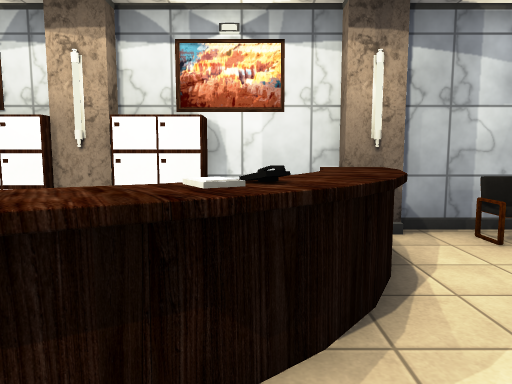
View 1 (above)

17 first-person views from a walk through a 3-D level made in the Unity game engine. The camera is 1.4 m above the floor, tilts 6° down and sees 70° across. The floor is counted in squares, 1 m on a side. Each view is taken from the middle of a square. On the plan, view 1 faces up. The plan holds only what a view shows up to about 16 squares ahead; the rest is blank. Door leaves are left out, so doorways stand open. Some surface patterns are stand-ins.

View 2
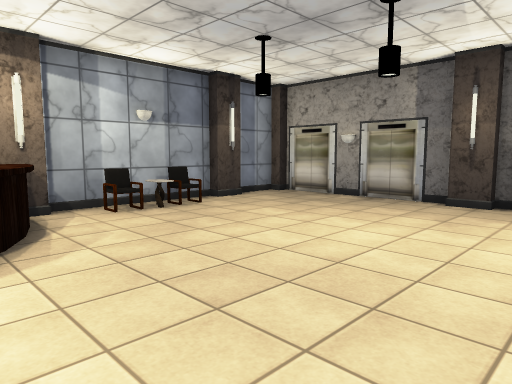

View 3
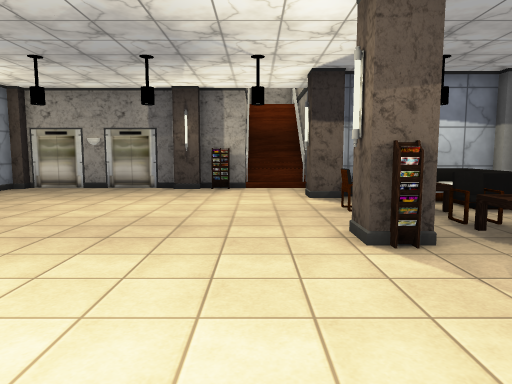

View 4
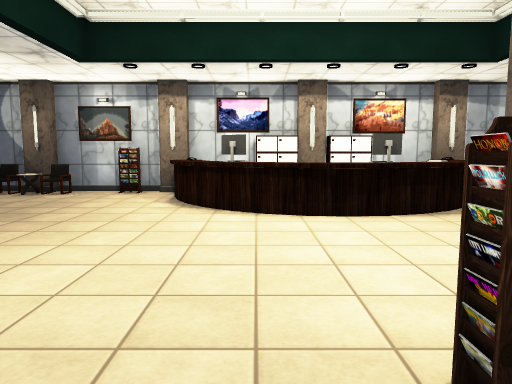

View 5
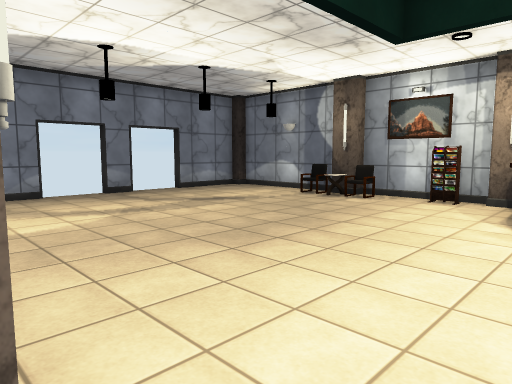

View 6
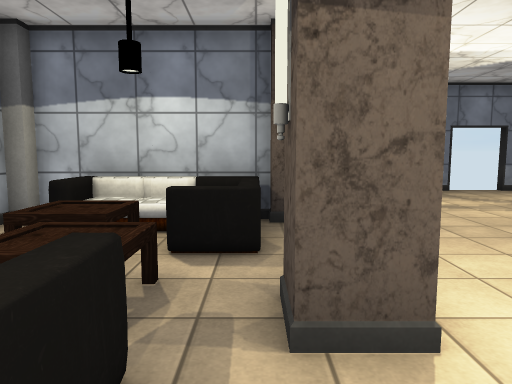

View 7
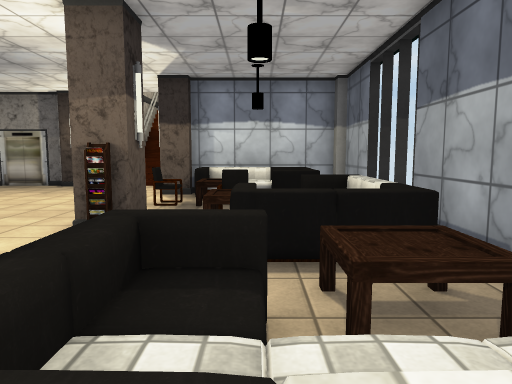

View 8
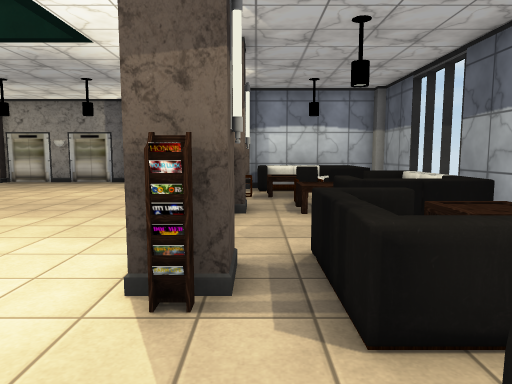

View 9
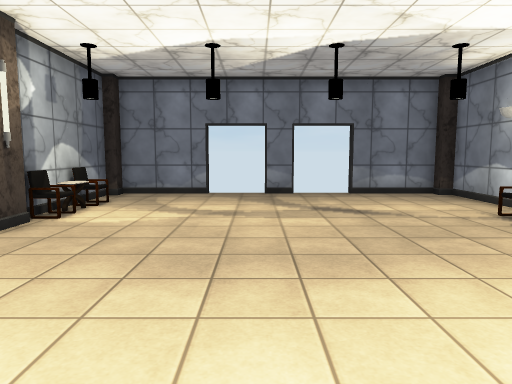

View 10
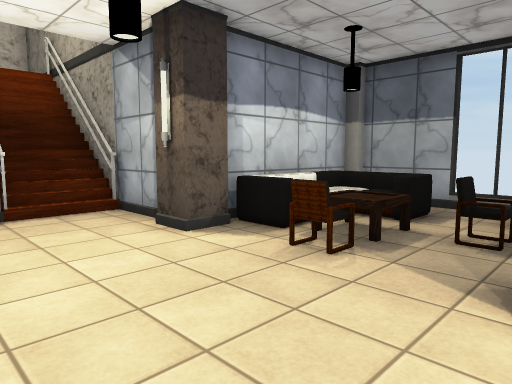

View 11
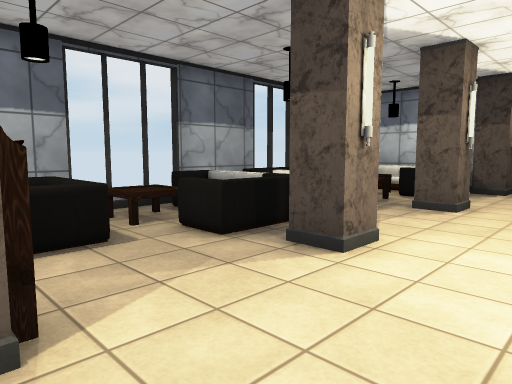

View 12
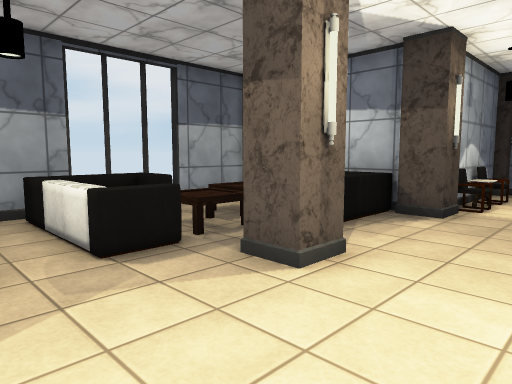

View 13
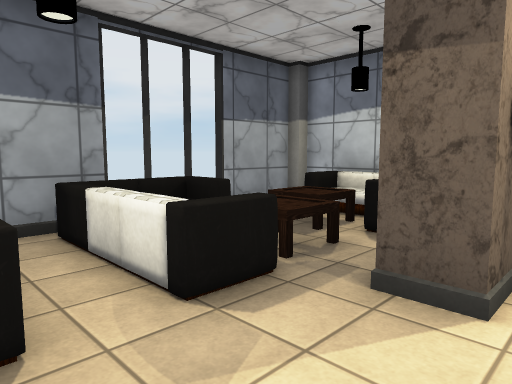

View 14
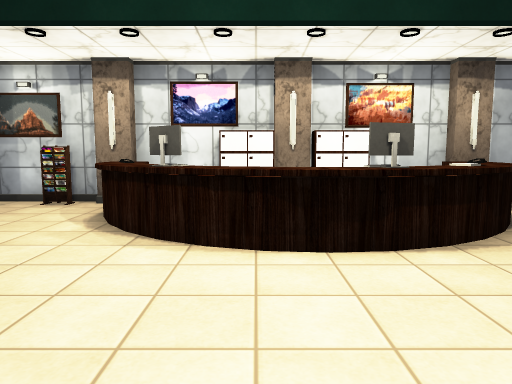

View 15
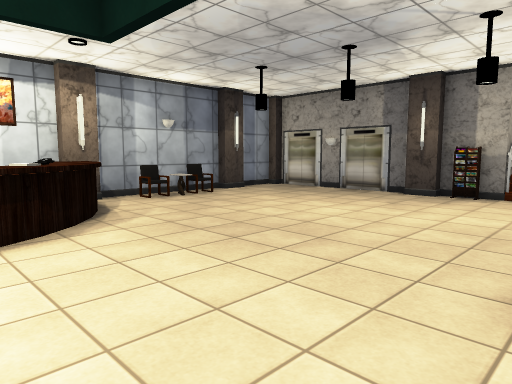

View 16
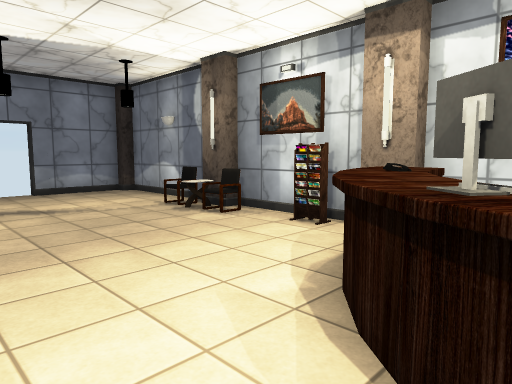

View 17
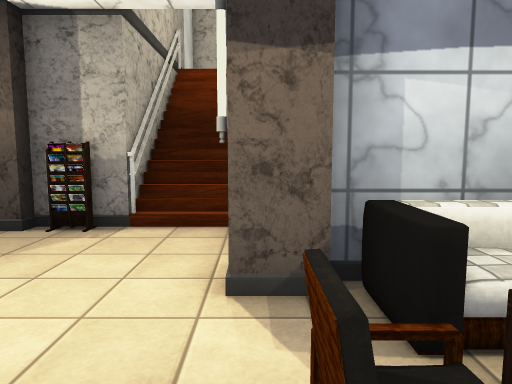

### Floor plan
Key: @ floor where view 1 was taken; # wall or solid block; x gap in a wall; . main floor; : floor 0.5 m higher than the main floor; / step, stairs or slope; D open door; ^ raised ledge; P pillar; C cabinet; L lamp; H chair; N phone; T table; R rack; S sofa; K keyboard; M monitor; O other object.
Columns run from 19 left of view 1 to 19 right of it. Each row starts with its distance up from view 1.
  7 ######P####P### P####P#####P##PP
  6 #....HLH.RRL^ CCLCC ^L.HTH.L..#O
  5 #.....T....^^       ^^..T.....OO
  4 #...........O.     .^.........#O
  3 D...........^K#   #N^.........#O
  2 D............MK^^O^^..........OO
  1 x.............#^^^#...........#O
  0 D..................@..........PP
 -1 D.............................#
 -2 x.............................R    ###
 -3 #.............................#####   #
 -4 #..HTH......................../////   #
 -5 ###HT#P....P...RP...RP..H..P###########
 -6      ##SSS.L....L....L..H.S##
 -7       #S:STTSS.SSS...TH.TTS#
 -8       #STTTT S.S:S.STTH.TTS#
 -9       #STTTS S.STTTS  S.SSS#
-10       #SS. SSS.SSTTSSSS.SSS#
-11       ######################

Positions as (right, up) in squares from view 1, and headings:
1: (0, 0), facing up
2: (0, -3), facing up-right
3: (-4, -3), facing right
4: (-5, -7), facing up
5: (-6, -5), facing up-left
6: (-5, -6), facing left
7: (-5, -8), facing right
8: (-7, -6), facing right
9: (-6, 0), facing left
10: (2, -1), facing down-right
11: (2, -2), facing down-left
12: (-4, -2), facing down-left
13: (-4, -4), facing down-left
14: (-4, -4), facing up
15: (-2, -5), facing up-right
16: (-5, 0), facing up-left
17: (4, -5), facing right
